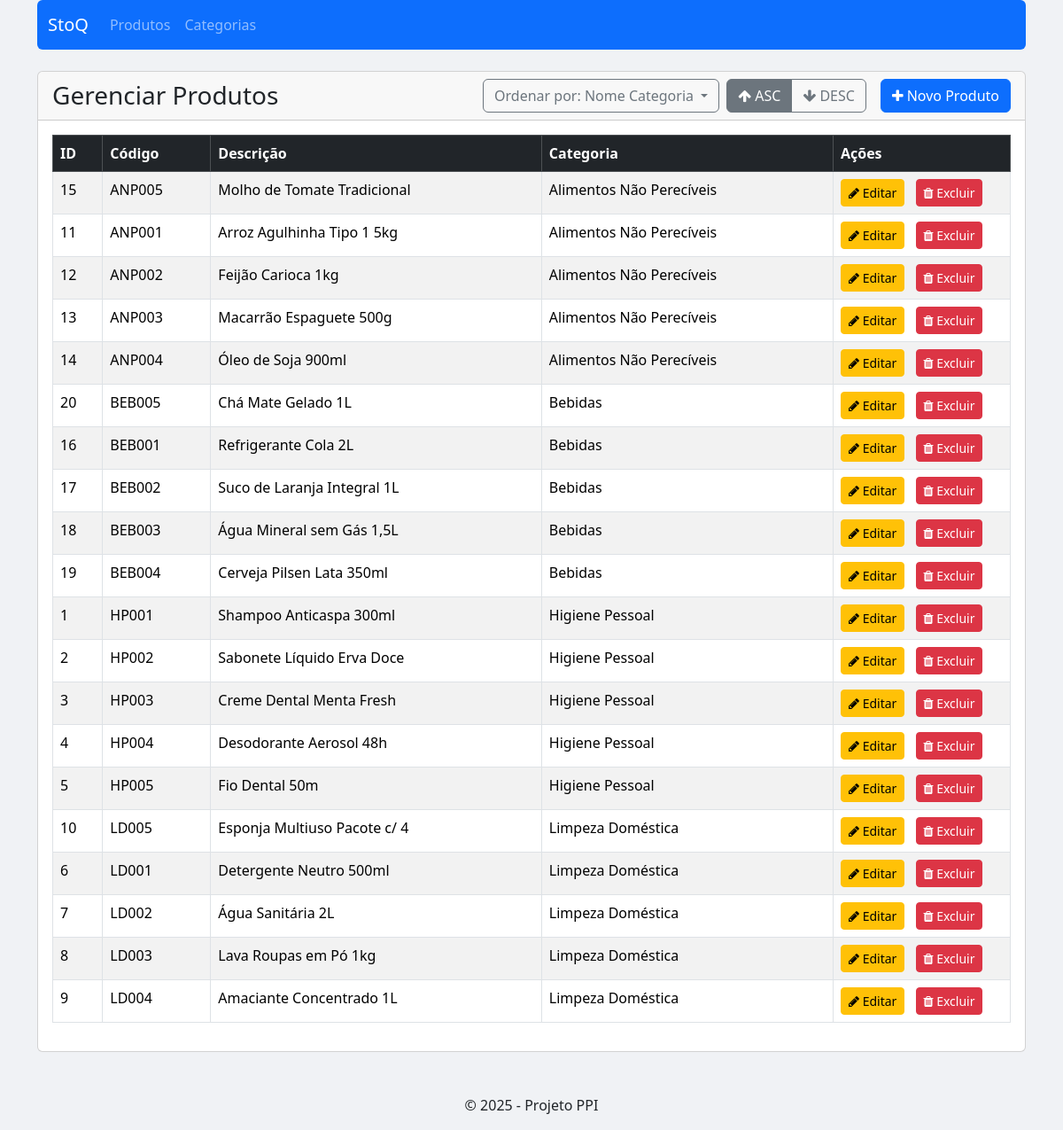
Page /listar.php?sort=nome_categoria&dir=asc on the committed database.
### tables this page shows
CREATE TABLE `produto` (
  `id_produto` int(11) NOT NULL,
  `codigo` varchar(100) NOT NULL,
  `descricao` varchar(100) NOT NULL,
  `cod_barras` varchar(100) NOT NULL,
  `prateleira` varchar(100) NOT NULL,
  `id_categoria` int(11) NOT NULL
);

CREATE TABLE `categoria` (
  `id_categoria` int(11) NOT NULL,
  `sigla` varchar(20) NOT NULL,
  `descricao` varchar(100) NOT NULL
);

### listar.php (the view, shortened to what this page needs)
<?php
include 'header.php';
include 'conexao.php';
$colunas_permitidas = ['id_produto', 'descricao', 'nome_categoria'];
$sort_coluna = 'descricao';
$sort_direcao = 'asc';
if (isset($_GET['sort']) && in_array($_GET['sort'], $colunas_permitidas)) {
    $sort_coluna = $_GET['sort'];
}
if (isset($_GET['dir']) && in_array($_GET['dir'], ['asc', 'desc'])) {
    $sort_direcao = $_GET['dir'];
}
?>
<div class="card">
<div class="card-header">
    <div class="d-flex justify-content-between align-items-center">
        <h3 class="mb-0">Gerenciar Produtos</h3>
        <div class="d-flex align-items-center">
            <div class="dropdown me-2">
                <button class="btn btn-outline-secondary dropdown-toggle" type="button" data-bs-toggle="dropdown" aria-expanded="false">
                    Ordenar por: <?= ucwords(str_replace('_', ' ', $sort_coluna)) ?>
                </button>
            </div>
            <div class="btn-group" role="group">
                <a href="?sort=<?= $sort_coluna ?>&dir=asc" class="btn btn-outline-secondary <?= ($sort_direcao == 'asc') ? 'active' : '' ?>">
                    <i class="fa fa-arrow-up"></i> ASC
                </a>
                <a href="?sort=<?= $sort_coluna ?>&dir=desc" class="btn btn-outline-secondary <?= ($sort_direcao == 'desc') ? 'active' : '' ?>">
                    <i class="fa fa-arrow-down"></i> DESC
                </a>
            </div>
            <a href="formulario.php" class="btn btn-primary ms-3">
                <i class="fa fa-plus"></i> Novo Produto
            </a>
        </div>
    </div>
</div>
    <div class="card-body">
        <table class="table table-striped table-hover table-bordered">
            <thead class="table-dark">
                <tr>
                    <th>ID</th>
                    <th>Código</th>
                    <th>Descrição</th>
                    <th>Categoria</th>
                    <th width="200px">Ações</th>
                </tr>
            </thead>
            <tbody>
                <?php
                $sql = "SELECT p.id_produto, p.codigo, p.descricao, c.descricao AS nome_categoria
                FROM produto p
                INNER JOIN categoria c ON p.id_categoria = c.id_categoria";
                $sql .= " ORDER BY $sort_coluna $sort_direcao";
                $stm = $pdo->prepare($sql);
                $stm->execute();
                $dados = $stm->fetchAll(PDO::FETCH_OBJ);
                foreach ($dados as $produto) :
                ?>
                    <tr>
                        <td><?= htmlspecialchars($produto->id_produto) ?></td>
                        <td><?= htmlspecialchars($produto->codigo) ?></td>
                        <td><?= htmlspecialchars($produto->descricao) ?></td>
                        <td><?= htmlspecialchars($produto->nome_categoria) ?></td>
                        <td>
                            <a href="editar.php?id_produto=<?= $produto->id_produto ?>" class="btn btn-sm btn-warning me-2">
                                <i class="fa fa-pencil"></i> Editar
                            </a>
                            <a href="excluir.php?id_produto=<?= $produto->id_produto ?>" class="btn btn-sm btn-danger" onclick="return confirm('Tem certeza que deseja excluir?');">
                                <i class="fa fa-trash"></i> Excluir
                            </a>
                        </td>
                    </tr>
                <?php endforeach; ?>
            </tbody>
        </table>
    </div>
</div>
<?php
include 'footer.php';
?>

### header.php (style rules this page uses)
body { background-color: #f0f2f5; }

### rows in the picture
produto: id_produto "15", codigo "ANP005", descricao "Molho de Tomate Tradicional", id_categoria.descricao "Alimentos Não Perecíveis"
produto: id_produto "11", codigo "ANP001", descricao "Arroz Agulhinha Tipo 1 5kg", id_categoria.descricao "Alimentos Não Perecíveis"
produto: id_produto "12", codigo "ANP002", descricao "Feijão Carioca 1kg", id_categoria.descricao "Alimentos Não Perecíveis"
produto: id_produto "13", codigo "ANP003", descricao "Macarrão Espaguete 500g", id_categoria.descricao "Alimentos Não Perecíveis"
produto: id_produto "14", codigo "ANP004", descricao "Óleo de Soja 900ml", id_categoria.descricao "Alimentos Não Perecíveis"
produto: id_produto "20", codigo "BEB005", descricao "Chá Mate Gelado 1L", id_categoria.descricao "Bebidas"
produto: id_produto "16", codigo "BEB001", descricao "Refrigerante Cola 2L", id_categoria.descricao "Bebidas"
produto: id_produto "17", codigo "BEB002", descricao "Suco de Laranja Integral 1L", id_categoria.descricao "Bebidas"
produto: id_produto "18", codigo "BEB003", descricao "Água Mineral sem Gás 1,5L", id_categoria.descricao "Bebidas"
produto: id_produto "19", codigo "BEB004", descricao "Cerveja Pilsen Lata 350ml", id_categoria.descricao "Bebidas"
produto: id_produto "1", codigo "HP001", descricao "Shampoo Anticaspa 300ml", id_categoria.descricao "Higiene Pessoal"
produto: id_produto "2", codigo "HP002", descricao "Sabonete Líquido Erva Doce", id_categoria.descricao "Higiene Pessoal"
produto: id_produto "3", codigo "HP003", descricao "Creme Dental Menta Fresh", id_categoria.descricao "Higiene Pessoal"
produto: id_produto "4", codigo "HP004", descricao "Desodorante Aerosol 48h", id_categoria.descricao "Higiene Pessoal"
produto: id_produto "5", codigo "HP005", descricao "Fio Dental 50m", id_categoria.descricao "Higiene Pessoal"
produto: id_produto "10", codigo "LD005", descricao "Esponja Multiuso Pacote c/ 4", id_categoria.descricao "Limpeza Doméstica"
produto: id_produto "6", codigo "LD001", descricao "Detergente Neutro 500ml", id_categoria.descricao "Limpeza Doméstica"
produto: id_produto "7", codigo "LD002", descricao "Água Sanitária 2L", id_categoria.descricao "Limpeza Doméstica"
produto: id_produto "8", codigo "LD003", descricao "Lava Roupas em Pó 1kg", id_categoria.descricao "Limpeza Doméstica"
produto: id_produto "9", codigo "LD004", descricao "Amaciante Concentrado 1L", id_categoria.descricao "Limpeza Doméstica"

### other values in the picture
str_replace('_', ' ', $sort_coluna) "Nome Categoria"
